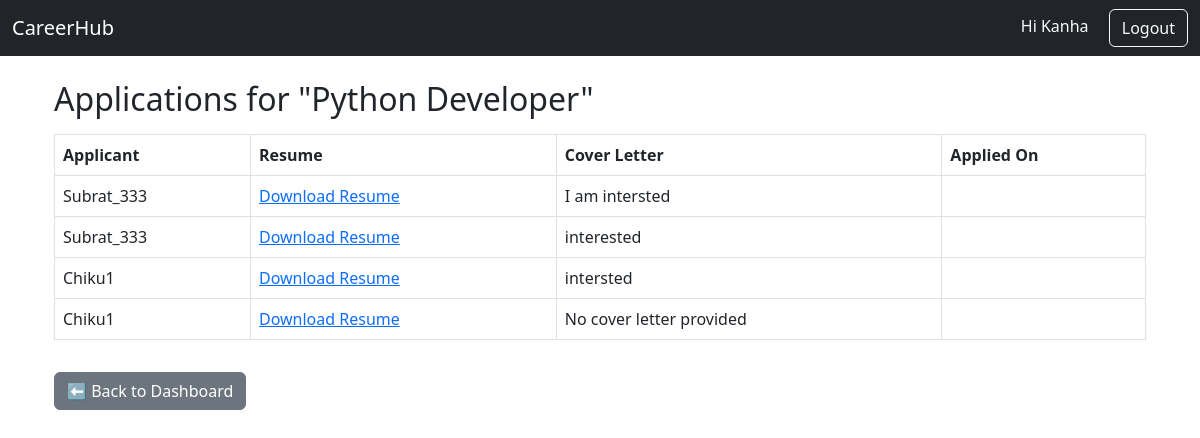
The app's page /jobs/jobs/1/applications/ (signed in) with its own data.
### users/models.py (models this page shows)
class CustomUser(AbstractUser):
    USER_TYPE_CHOICES = (
        ('employer', 'Employer'),
        ('candidate', 'Candidate'),
    )
    user_type = models.CharField(max_length=10, choices=USER_TYPE_CHOICES)

### jobs/models.py (models this page shows, shortened)
class Job(models.Model):
    employer = models.ForeignKey(
        settings.AUTH_USER_MODEL,
        on_delete=models.CASCADE,
        related_name="jobs"
    )
    title = models.CharField(max_length=200)
    description = models.TextField()
    location = models.CharField(max_length=100)
    salary = models.DecimalField(max_digits=10, decimal_places=2, null=True, blank=True)
    created_at = models.DateTimeField(auto_now_add=True)  # when job is posted
    updated_at = models.DateTimeField(auto_now=True)      # when job is updated

class Application(models.Model):
    STATUS_CHOICES = [
        ("pending", "Pending"),
        ("selected", "Selected"),
        ("rejected", "Rejected"),
    ]
    job = models.ForeignKey(Job, on_delete=models.CASCADE, related_name="applications")
    applicant = models.ForeignKey(User, on_delete=models.CASCADE, related_name="applications")
    resume = models.FileField(upload_to="resumes/")
    cover_letter = models.TextField(blank=True, null=True)
    applied_on = models.DateTimeField(auto_now_add=True)
    status = models.CharField(max_length=20, choices=STATUS_CHOICES, default="pending")

### jobs/views.py (the view)
# urls.py: path('jobs/<int:job_id>/applications/', views.view_applications, name='view_applications'),
@login_required
def view_applications(request, job_id):
    job = get_object_or_404(Job, id=job_id)
    applications = job.applications.all()
    return render(request, "jobs/view_applications.html", {
    "job": job,
    "applications": applications
})

### templates/jobs/view_applications.html
{% extends 'base.html' %}
{% block content %}
<div class="container mt-4">
    <h2>Applications for "{{ job.title }}"</h2>
    {% if applications %}
        <table class="table table-bordered mt-3">
            <thead>
                <tr>
                    <th>Applicant</th>
                    <th>Resume</th>
                    <th>Cover Letter</th>
                    <th>Applied On</th>
                </tr>
            </thead>
            <tbody>
                {% for app in applications %}
                <tr>
                    <td>{{ app.applicant.username }}</td>
                    <td><a href="{{ app.resume.url }}" target="_blank">Download Resume</a></td>
                    <td>{{ app.cover_letter|default:"No cover letter provided" }}</td>
                    <td>{{ app.applied_at|date:"M d, Y H:i" }}</td>
                </tr>
                {% endfor %}
            </tbody>
        </table>
    {% else %}
        <p class="mt-3">No applications yet for this job.</p>
    {% endif %}
    <a href="{% url 'dashboard' %}" class="btn btn-secondary mt-3">⬅ Back to Dashboard</a>
</div>
{% endblock %}

### templates/base.html (shortened to what this page needs)
{% load static %}
<!DOCTYPE html>
<html>
<head>
    <link href="https://cdn.jsdelivr.net/npm/bootstrap@5.3.0/dist/css/bootstrap.min.css" rel="stylesheet">
</head>
<body>
<nav class="navbar navbar-expand-lg navbar-dark bg-dark">
  <div class="container-fluid">
    <a class="navbar-brand" href="/">CareerHub</a>
    <div>
      {% if user.is_authenticated %}
    <span class="text-light me-3">Hi {{ user.username }}</span>
    <form action="{% url 'logout' %}" method="post" style="display:inline;">
        <button type="submit" class="btn btn-outline-light">Logout</button>
    </form>
{% else %}
    {% if request.resolver_match.url_name not in 'home login register' %}
        <a href="{% url 'login' %}" class="btn btn-outline-light me-2">Login</a>
        <a href="{% url 'register' %}" class="btn btn-primary">Register</a>
    {% endif %}
{% endif %}
    </div>
  </div>
</nav>
<div class="container mt-4">
    {% block content %}{% endblock %}
</div>
</body>
</html>

### records on screen
CustomUser: username "Kanha"
Job: title "Python Developer"
Application: applicant.username "Subrat_333", cover_letter "I am intersted"
Application: applicant.username "Subrat_333", cover_letter "interested"
Application: applicant.username "Chiku1", cover_letter "intersted"
Application: applicant.username "Chiku1", cover_letter "No cover letter provided"
